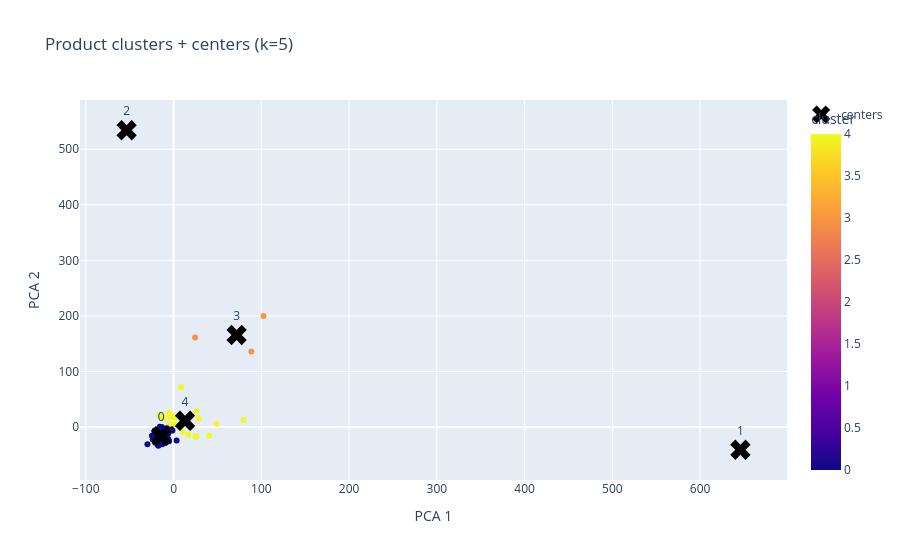

Notebook cell for this chart:
### Code cell
# Optionally visualize cluster centers (in PCA space)
centers = kmeans.cluster_centers_
centers_df = pd.DataFrame(centers, columns=['x', 'y'])
centers_df['cluster'] = range(len(centers_df))

fig = px.scatter(
    plot_df,
    x='x',
    y='y',
    color='cluster',
    hover_data=['product'],
    title=f'Product clusters + centers (k={n_clusters})',
    labels={'x': 'PCA 1', 'y': 'PCA 2'},
)
fig.add_scatter(
    x=centers_df['x'],
    y=centers_df['y'],
    mode='markers+text',
    marker=dict(size=18, symbol='x', color='black'),
    text=centers_df['cluster'],
    textposition='top center',
    name='centers',
)
fig.show()

### Figure 1 — Plotly figure (JSON) as saved in the notebook; plotly's stock layout.template omitted (floating-point values rounded to 4 significant figures)
{"data": [{"customdata": [["100% Raw Coconut Water"], ["100% Whole Wheat Bread"], ["2% Reduced Fat Milk"], ["Apple Honeycrisp Organic"], ["Asparagus"], ["Bag of Organic Bananas"], ["Banana"], ["Bartlett Pears"], ["Blueberries"], ["Boneless Skinless Chicken Breasts"], ["Broccoli Crown"], ["Bunched Cilantro"], ["Carrots"], ["Clementines, Bag"], ["Cucumber Kirby"], ["Extra Virgin Olive Oil"], ["Fresh Cauliflower"], ["Garlic"], ["Granny Smith Apples"], ["Grape White/Green Seedless"], ["Grated Parmesan"], ["Green Bell Pepper"], ["Half & Half"], ["Hass Avocados"], ["Honeycrisp Apple"], ["Jalapeno Peppers"], ["Large Alfresco Eggs"], ["Large Lemon"], ["Lime Sparkling Water"], ["Limes"], ["Michigan Organic Kale"], ["Orange Bell Pepper"], ["Organic Avocado"], ["Organic Baby Arugula"], ["Organic Baby Carrots"], ["Organic Baby Spinach"], ["Organic Bartlett Pear"], ["Organic Black Beans"], ["Organic Blackberries"], ["Organic Blueberries"], ["Organic Broccoli"], ["Organic Broccoli Florets"], ["Organic Carrot Bunch"], ["Organic Cilantro"], ["Organic Cucumber"], ["Organic D'Anjou Pears"], ["Organic Fuji Apple"], ["Organic Gala Apples"], ["Organic Garlic"], ["Organic Garnet Sweet Potato (Yam)"], ["Organic Ginger Root"], ["Organic Grade A Free Range Large Brown Eggs"], ["Organic Granny Smith Apple"], ["Organic Grape Tomatoes"], ["Organic Half & Half"], ["Organic Hass Avocado"], ["Organic Italian Parsley Bunch"], ["Organic Kiwi"], ["Organic Lacinato (Dinosaur) Kale"], ["Organic Large Extra Fancy Fuji Apple"], ["Organic Lemon"], ["Organic Navel Orange"], ["Organic Peeled Whole Baby Carrots"], ["Organic Raspberries"], ["Organic Red Bell Pepper"], ["Organic Red Onion"], ["Organic Reduced Fat 2% Milk"], ["Organic Reduced Fat Milk"], ["Organic Romaine Lettuce"], ["Organic Small Bunch Celery"], ["Organic Sticks Low Moisture Part Skim Mozzarella String Cheese"], ["Organic Strawberries"], ["Organic Tomato Cluster"], ["Organic Unsweetened Almond Milk"], ["Organic Whole Milk"], ["Organic Whole String Cheese"], ["Organic Yellow Onion"], ["Organic Zucchini"], ["Original Hummus"], ["Pure Irish Butter"], ["Raspberries"], ["Red Onion"], ["Red Peppers"], ["Red Vine Tomato"], ["Roma Tomato"], ["Seedless Red Grapes"], ["Shredded Parmesan"], ["Small Hass Avocado"], ["Soda"], ["Sparkling Lemon Water"], ["Sparkling Natural Mineral Water"], ["Sparkling Water Grapefruit"], ["Spring Water"], ["Strawberries"], ["Uncured Genoa Salami"], ["Unsalted Butter"], ["Unsweetened Almondmilk"], ["Unsweetened Original Almond Breeze Almond Milk"], ["Whole Milk"], ["Yellow Onions"]], "hovertemplate": "PCA 1=%{x}<br>PCA 2=%{y}<br>product=%{customdata[0]}<br>cluster=%{marker.color}<extra></extra>", "legendgroup": "", "marker": {"color": [0, 0, 0, 4, 0, 2, 1, 0, 0, 0, 0, 0, 0, 0, 4, 0, 0, 0, 0, 0, 0, 0, 0, 0, 4, 0, 0, 4, 0, 4, 0, 0, 4, 0, 0, 3, 0, 0, 0, 4, 0, 0, 0, 0, 4, 0, 4, 4, 4, 0, 0, 0, 0, 4, 0, 3, 0, 0, 0, 4, 4, 0, 0, 4, 0, 0, 0, 0, 0, 0, 0, 3, 0, 0, 4, 0, 4, 4, 0, 0, 0, 0, 0, 0, 0, 4, 0, 0, 0, 0, 0, 0, 0, 4, 0, 0, 0, 0, 0, 0], "coloraxis": "coloraxis", "symbol": "circle"}, "mode": "markers", "name": "", "orientation": "v", "showlegend": false, "type": "scatter", "x": [-24.22, -7.888, -17.37, -4.144, -6.096, -53.54, 645.9, -9.232, -5.213, -6.989, -7.63, -12.17, -6.796, -11.52, 26.04, -17.06, -8.739, -17.92, -12.63, -13.12, -15.91, -14.77, -7.484, -24.3, 16.74, -16.28, -21.53, 48.83, -16.63, 28.41, -5.217, -14.66, 79.79, -5.401, -3.322, 88.59, -18.49, -19.7, -6.725, 2.453, -20.62, -22.12, -24.14, -13.49, -11.68, -14.39, 24.93, -4.654, 0.7305, -13.29, -18.28, -17.98, -12.93, 1.27, -11.81, 24.52, -17.31, -13.94, -19.44, -11.83, -16.28, -21.49, -7.511, 8.328, -14.76, -13.09, -17.73, -13.78, -20.54, -15.67, -18.79, 102.4, -13.4, -14.65, 26.12, -7.632, -5.335, 0.6154, -1.3, -23.66, -15.06, -13.2, -7.458, -5.907, -13.51, 10.07, -17.49, -9.713, -29.81, -21.08, -23.38, -7.44, -23.46, 40.35, -17.05, -17.87, -16.84, -15.89, -18.25, 3.453], "xaxis": "x", "y": [-15.52, -14.58, -33.43, 18.17, -11.43, 534.0, -40.76, -27.28, -25.57, -25.12, -26.14, -28.17, -7.503, -22.77, -17.0, -20.82, -3.069, -27.03, -30.52, -19.29, -16.77, -13.25, -15.83, -16.01, -13.97, -24.86, -15.24, 5.964, -24.27, 14.84, -7.362, -25.15, 12.78, -7.46, -0.5544, 136.1, -10.18, -15.65, -10.87, 19.34, -12.27, -18.62, -15.0, -3.582, 17.97, -2.447, -17.08, 5.744, 17.24, -6.14, -10.2, -14.91, -4.112, 5.454, -9.024, 161.3, -10.04, -2.175, -13.49, 16.07, 20.28, -6.265, -11.55, 71.72, -3.446, -5.485, -14.11, -21.01, -19.79, 0.6267, -17.95, 199.7, 0.2254, -4.992, 28.71, -2.073, 25.81, 18.4, -6.256, -22.5, -20.05, -29.96, -20.77, -21.82, -30.89, -8.125, -20.01, -23.44, -30.65, -27.6, -20.73, -17.16, -16.15, -15.74, -18.19, -26.31, -13.02, -26.56, -31.4, -23.96], "yaxis": "y"}, {"marker": {"color": "black", "size": 18, "symbol": "x"}, "mode": "markers+text", "name": "centers", "text": [0.0, 1.0, 2.0, 3.0, 4.0], "textposition": "top center", "type": "scatter", "x": [-14.25, 645.9, -53.54, 71.85, 13.04], "y": [-16.23, -40.76, 534.0, 165.7, 11.33]}], "layout": {"coloraxis": {"colorbar": {"title": {"text": "cluster"}}, "colorscale": [[0, "#0d0887"], [0.1111, "#46039f"], [0.2222, "#7201a8"], [0.3333, "#9c179e"], [0.4444, "#bd3786"], [0.5556, "#d8576b"], [0.6667, "#ed7953"], [0.7778, "#fb9f3a"], [0.8889, "#fdca26"], [1, "#f0f921"]]}, "legend": {"tracegroupgap": 0}, "title": {"text": "Product clusters + centers (k=5)"}, "xaxis": {"anchor": "y", "domain": [0, 1], "title": {"text": "PCA 1"}}, "yaxis": {"anchor": "x", "domain": [0, 1], "title": {"text": "PCA 2"}}}}
